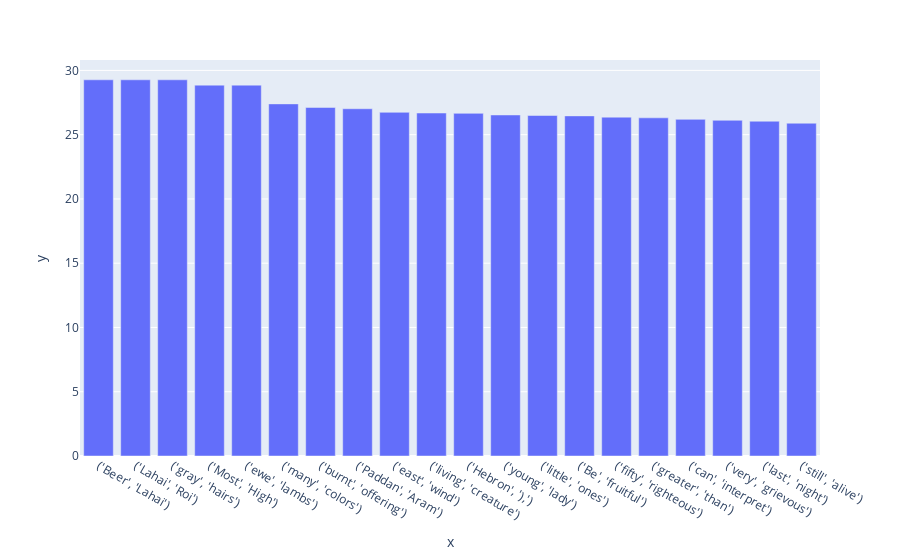

Write notebook code for a chart like this one.
### Code cell
filterNgrams(nltk.corpus.genesis.words('english-web.txt'))

### Figure 1 — Plotly figure (JSON) as saved in the notebook; plotly's stock layout.template omitted (floating-point values rounded to 4 significant figures)
{"data": [{"alignmentgroup": "True", "hoverlabel": {"namelength": 0}, "hovertemplate": "x=%{x}<br>y=%{y}", "legendgroup": "", "marker": {"color": "#636efa"}, "name": "", "offsetgroup": "", "orientation": "v", "showlegend": false, "textposition": "auto", "type": "bar", "x": ["('Beer', 'Lahai')", "('Lahai', 'Roi')", "('gray', 'hairs')", "('Most', 'High')", "('ewe', 'lambs')", "('many', 'colors')", "('burnt', 'offering')", "('Paddan', 'Aram')", "('east', 'wind')", "('living', 'creature')", "('Hebron', '),')", "('young', 'lady')", "('little', 'ones')", "('Be', 'fruitful')", "('fifty', 'righteous')", "('greater', 'than')", "('can', 'interpret')", "('very', 'grievous')", "('last', 'night')", "('still', 'alive')"], "xaxis": "x", "y": [29.27, 29.27, 29.27, 28.85, 28.85, 27.39, 27.12, 27.02, 26.74, 26.68, 26.66, 26.53, 26.49, 26.46, 26.36, 26.31, 26.19, 26.12, 26.05, 25.89], "yaxis": "y"}], "layout": {"barmode": "relative", "legend": {"tracegroupgap": 0}, "margin": {"t": 60}, "xaxis": {"anchor": "y", "domain": [0, 1], "title": {"text": "x"}}, "yaxis": {"anchor": "x", "domain": [0, 1], "title": {"text": "y"}}}}
